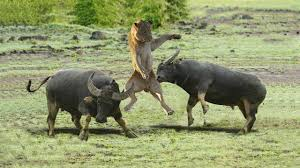
#> input picture TemplateMatching/data/proj1-task2.jpg, 300 x 168 px
$ python task1.py --img-path data/proj1-task2.jpg
#> lines starting #> are read from the running program, lines starting #| are printed output that depends on the picture
### TemplateMatching/utils.py
import copy

import cv2


def zero_pad(img, pwx, pwy):
    """Pads a given image with zero at the border."""
    padded_img = copy.deepcopy(img)
    for i in range(pwx):
        padded_img.insert(0, [0 for value in enumerate(padded_img[i])])
        padded_img.insert(len(padded_img), [0 for value in enumerate(padded_img[-1])])
    for i, row in enumerate(padded_img):
        for j in range(pwy):
            row.insert(0, 0)
            row.insert(len(row), 0)
    return padded_img

# [39 lines left out: functions crop, elementwise_add, elementwise_sub, elementwise_mul, elementwise_div, not called in this run]

def flip_x(img):
    """Flips a given image along x axis."""
    flipped_img = copy.deepcopy(img)
    center = int(len(img) / 2)
    for i in range(center):
        flipped_img[i] = img[(len(img) - 1) - i]
        flipped_img[(len(img) - 1) - i] = img[i]
    return flipped_img

def flip_y(img):
    """Flips a given image along y axis."""
    flipped_img = copy.deepcopy(img)
    center = int(len(img[0]) / 2)
    for i, row in enumerate(img):
        for j in range(center):
            flipped_img[i][j] = img[i][(len(img[0]) - 1) - j]
            flipped_img[i][(len(img[0]) - 1) - j] = img[i][j]
    return flipped_img

def flip2d(img, axis=None):
    """Flips an image along a given axis.

    Hints:
        Use the function flip_x and flip_y.

    Args:
        img: nested list (int), the image to be flipped.
        axis (int or None): the axis along which img is flipped.
            if axix is None, img is flipped both along x axis and y axis.

    Returns:
        flipped_img: nested list (int), the flipped image.
    """
    # TODO: implement this function.
    # raise NotImplementedError
    flipped_img = flip_x(img)
    flipped_img = flip_y(flipped_img)
    return flipped_img

### TemplateMatching/task1.py
"""
Image Filtering
(Due date: Sep. 25, 3 P.M., 2019)

The goal of this task is to experiment with image filtering and familiarize you with 'tricks', e.g., padding, commonly used by computer vision 'researchers'.

Please complete all the functions that are labelled with '# TODO'. Steps to complete those functions are provided to make your lives easier. When implementing those functions, comment the lines 'raise NotImplementedError' instead of deleting them. The functions defined in 'utils.py'
are building blocks you could use when implementing the functions labelled with 'TODO'.

I strongly suggest you read the function 'zero_pad' and 'crop' that are defined in 'utils.py'. You will need them!

Do NOT modify the code provided to you.
Do NOT use ANY API provided by opencv (cv2) and numpy (np) in your code.
Do NOT import ANY library (function, module, etc.).
"""

import argparse
import copy
import os

import cv2
import numpy as np

import utils

# low_pass filter and high-pass filter
low_pass = [[1/16, 1/8, 1/16], [1/8, 1/4, 1/8], [1/16, 1/8, 1/16]]
high_pass = [[-1/8, -1/8, -1/8], [-1/8, 2, -1/8], [-1/8, -1/8, -1/8]]


def parse_args():
    parser = argparse.ArgumentParser(description="cse 473/573 project 1.")
    parser.add_argument(
        "--img-path",
        type=str,
        default="./data/proj1-task1.jpg",
        help="path to the image"
    )
    parser.add_argument(
        "--filter",
        type=str,
        default="high-pass",
        choices=["low-pass", "high-pass"],
        help="type of filter"
    )
    parser.add_argument(
        "--result-saving-dir",
        dest="rs_dir",
        type=str,
        default="./results/",
        help="directory to which results are saved (do not change this arg)"
    )
    args = parser.parse_args()
    return args


def read_image(img_path, show=False):
    """Reads an image into memory as a grayscale array.
    """
    img = cv2.imread(img_path, cv2.IMREAD_GRAYSCALE)
    if not img.dtype == np.uint8:
        pass

    if show:
        show_image(img)

    img = [list(row) for row in img]
    return img

def show_image(img, delay=1000):
    """Shows an image.
    """
    cv2.namedWindow('image', cv2.WINDOW_AUTOSIZE)
    cv2.imshow('image', img)
    cv2.waitKey(delay)
    cv2.destroyAllWindows()

def write_image(img, img_saving_path):
    """Writes an image to a given path.
    """
    if isinstance(img, list):
        img = np.asarray(img, dtype=np.uint8)
    elif isinstance(img, np.ndarray):
        if not img.dtype == np.uint8:
            assert np.max(img) <= 1, "Maximum pixel value {:.3f} is greater than 1".format(np.max(img))
            img = (255 * img).astype(np.uint8)
    else:
        raise TypeError("img is neither a list nor a ndarray.")

    cv2.imwrite(img_saving_path, img)

def flat(list1):
    x=[]
    for i in range (len(list1)):
        for j in range(len(list1[0])):
            x.append(list1[i][j])
    return x

def dotpro(list1,list2):
    x=0
    for i in range(len(list1)):
            x=x+list1[i]*list2[i]
    return x


def convolve2d(img, kernel):
    """Convolves a given image and a given kernel.

    Steps:
        (1) flips the kernel
        (2) pads the image # IMPORTANT
            this step handles pixels along the border of the image, and ensures that the output image is of the same size as the input image
        (3) calucates the convolved image using nested for loop

    Args:
        img: nested list (int), image.
        kernel: nested list (int), kernel.

    Returns:
        img_conv: nested list (int), convolved image.
    """
    # TODO: implement this function.
    #raise NotImplementedError

    # flip
    kernel=utils.flip2d(kernel)
#########################
    #padding

    pr=int((len(kernel)-1)/2)
    pc=int((len(kernel[0])-1)/2)


    img=utils.zero_pad(img,pr,pc)

###########################
    #cnn


    temp=[]
    dotp=[]
    k_flat=flat(kernel)
    new=[]
    img_conv=[]
    for k in range(len(img)-len(kernel)+1):
        for l in range(len(img[0])-len(kernel[0])+1):

            for i in range(len(kernel)):
                for j in range (len(kernel[0])):
                    temp.append(img[i+k][j+l])
            dotp=dotpro(temp,k_flat)
            temp=[]
            new.append(dotp)
        img_conv.append(new)
        new=[]

    return img_conv

def main():
    args = parse_args()

    img = read_image(args.img_path)
#> in read_image, `img = cv2.imread(img_path, cv2.IMREAD_GRAYSCALE)`:
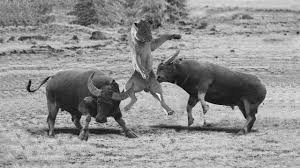
#> img: shape (168, 300); min 0, max 253, mean 145.4
#> in read_image, `img = [list(row) for row in img]`: img = 168 items
#> img = 168 items

    if args.filter == "low-pass":
        kernel = low_pass
    elif args.filter == "high-pass":
        kernel = high_pass
    else:
        raise ValueError("Filter type not recognized.")

    if not os.path.exists(args.rs_dir):
        os.makedirs(args.rs_dir)

    filtered_img = convolve2d(img, kernel)
#> after the loop in zero_pad, `for i in range(pwx):`: padded_img = 170 items
    write_image(filtered_img, os.path.join(args.rs_dir, "{}.jpg".format(args.filter)))
#> in write_image, `img = np.asarray(img, dtype=np.uint8)`:
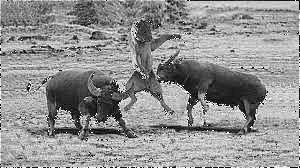
#> img: shape (168, 300); min 0, max 255, mean 145.2


if __name__ == "__main__":
    main()
